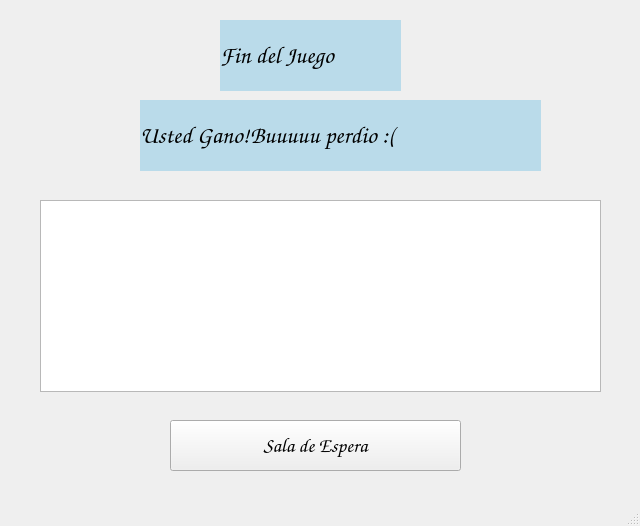
<?xml version="1.0" encoding="UTF-8"?>
<ui version="4.0">
 <class>MainWindow</class>
 <widget class="QMainWindow" name="MainWindow">
  <property name="geometry">
   <rect>
    <x>0</x>
    <y>0</y>
    <width>640</width>
    <height>526</height>
   </rect>
  </property>
  <property name="windowTitle">
   <string>MainWindow</string>
  </property>
  <widget class="QWidget" name="centralwidget">
   <widget class="QLabel" name="puntos_usuario">
    <property name="geometry">
     <rect>
      <x>220</x>
      <y>20</y>
      <width>181</width>
      <height>71</height>
     </rect>
    </property>
    <property name="font">
     <font>
      <family>Comic Sans MS</family>
      <pointsize>18</pointsize>
     </font>
    </property>
    <property name="styleSheet">
     <string notr="true">background-color: rgb(186, 219, 234)</string>
    </property>
    <property name="text">
     <string>Fin del Juego </string>
    </property>
   </widget>
   <widget class="QLabel" name="gano_jugador">
    <property name="geometry">
     <rect>
      <x>140</x>
      <y>100</y>
      <width>401</width>
      <height>71</height>
     </rect>
    </property>
    <property name="font">
     <font>
      <family>Comic Sans MS</family>
      <pointsize>18</pointsize>
     </font>
    </property>
    <property name="styleSheet">
     <string notr="true">background-color: rgb(186, 219, 234)</string>
    </property>
    <property name="text">
     <string>Usted Gano!! Yayy felicitaciones</string>
    </property>
   </widget>
   <widget class="QLabel" name="perdio_jugador">
    <property name="geometry">
     <rect>
      <x>250</x>
      <y>100</y>
      <width>291</width>
      <height>71</height>
     </rect>
    </property>
    <property name="font">
     <font>
      <family>Comic Sans MS</family>
      <pointsize>18</pointsize>
     </font>
    </property>
    <property name="styleSheet">
     <string notr="true">background-color: rgb(186, 219, 234)</string>
    </property>
    <property name="text">
     <string>Buuuuu perdio :( </string>
    </property>
   </widget>
   <widget class="QListView" name="listView">
    <property name="geometry">
     <rect>
      <x>40</x>
      <y>200</y>
      <width>561</width>
      <height>192</height>
     </rect>
    </property>
    <property name="font">
     <font>
      <family>Comic Sans MS</family>
     </font>
    </property>
    <property name="isWrapping" stdset="0">
     <bool>true</bool>
    </property>
    <property name="wordWrap">
     <bool>true</bool>
    </property>
   </widget>
   <widget class="QPushButton" name="pushButton">
    <property name="geometry">
     <rect>
      <x>170</x>
      <y>420</y>
      <width>291</width>
      <height>51</height>
     </rect>
    </property>
    <property name="font">
     <font>
      <family>Comic Sans MS</family>
      <pointsize>15</pointsize>
     </font>
    </property>
    <property name="text">
     <string>Sala de Espera</string>
    </property>
   </widget>
  </widget>
  <widget class="QMenuBar" name="menubar">
   <property name="geometry">
    <rect>
     <x>0</x>
     <y>0</y>
     <width>640</width>
     <height>22</height>
    </rect>
   </property>
  </widget>
  <widget class="QStatusBar" name="statusbar"/>
 </widget>
 <resources/>
 <connections/>
</ui>
